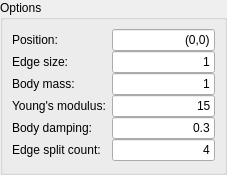
<ui version="4.0" >
 <class>WidgetCreateSoftBodyItems</class>
 <widget class="QWidget" name="WidgetCreateSoftBodyItems" >
  <property name="geometry" >
   <rect>
    <x>0</x>
    <y>0</y>
    <width>227</width>
    <height>175</height>
   </rect>
  </property>
  <layout class="QVBoxLayout" >
   <property name="leftMargin" >
    <number>0</number>
   </property>
   <property name="topMargin" >
    <number>0</number>
   </property>
   <property name="rightMargin" >
    <number>0</number>
   </property>
   <property name="bottomMargin" >
    <number>0</number>
   </property>
   <item>
    <widget class="QGroupBox" name="groupBox" >
     <property name="title" >
      <string>Options</string>
     </property>
     <layout class="QGridLayout" >
      <property name="verticalSpacing" >
       <number>0</number>
      </property>
      <item row="0" column="0" >
       <widget class="QLabel" name="label_4" >
        <property name="text" >
         <string>Position:</string>
        </property>
       </widget>
      </item>
      <item row="0" column="1" >
       <widget class="QLineEdit" name="lineEditPosition" >
        <property name="text" >
         <string>(0,0)</string>
        </property>
        <property name="alignment" >
         <set>Qt::AlignRight|Qt::AlignTrailing|Qt::AlignVCenter</set>
        </property>
       </widget>
      </item>
      <item row="1" column="0" >
       <widget class="QLabel" name="label_3" >
        <property name="text" >
         <string>Edge size:</string>
        </property>
       </widget>
      </item>
      <item row="1" column="1" >
       <widget class="QLineEdit" name="lineEditSize" >
        <property name="text" >
         <string>1</string>
        </property>
        <property name="alignment" >
         <set>Qt::AlignRight|Qt::AlignTrailing|Qt::AlignVCenter</set>
        </property>
       </widget>
      </item>
      <item row="2" column="0" >
       <widget class="QLabel" name="label_2" >
        <property name="text" >
         <string>Body mass:</string>
        </property>
       </widget>
      </item>
      <item row="2" column="1" >
       <widget class="QLineEdit" name="lineEditBodyMass" >
        <property name="text" >
         <string>1</string>
        </property>
        <property name="alignment" >
         <set>Qt::AlignRight|Qt::AlignTrailing|Qt::AlignVCenter</set>
        </property>
       </widget>
      </item>
      <item row="3" column="0" >
       <widget class="QLabel" name="label" >
        <property name="text" >
         <string>Young's modulus:</string>
        </property>
       </widget>
      </item>
      <item row="3" column="1" >
       <widget class="QLineEdit" name="lineEditYoungModulus" >
        <property name="text" >
         <string>15</string>
        </property>
        <property name="alignment" >
         <set>Qt::AlignRight|Qt::AlignTrailing|Qt::AlignVCenter</set>
        </property>
       </widget>
      </item>
      <item row="4" column="0" >
       <widget class="QLabel" name="label" >
        <property name="text" >
         <string>Body damping:</string>
        </property>
       </widget>
      </item>
      <item row="4" column="1" >
       <widget class="QLineEdit" name="lineEditBodyDamping" >
        <property name="text" >
         <string>0.3</string>
        </property>
        <property name="alignment" >
         <set>Qt::AlignRight|Qt::AlignTrailing|Qt::AlignVCenter</set>
        </property>
       </widget>
      </item>
      <item row="5" column="0" >
       <widget class="QLabel" name="label" >
        <property name="text" >
         <string>Edge split count:</string>
        </property>
       </widget>
      </item>
      <item row="5" column="1" >
       <widget class="QLineEdit" name="lineEditSplit" >
        <property name="text" >
         <string>4</string>
        </property>
        <property name="alignment" >
         <set>Qt::AlignRight|Qt::AlignTrailing|Qt::AlignVCenter</set>
        </property>
       </widget>
      </item>
     </layout>
    </widget>
   </item>
  </layout>
 </widget>
 <resources/>
 <connections/>
</ui>
